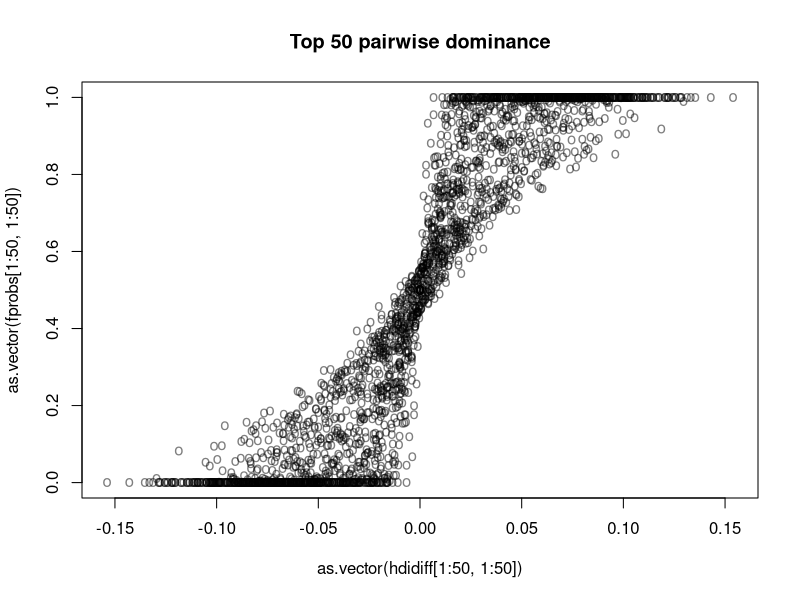
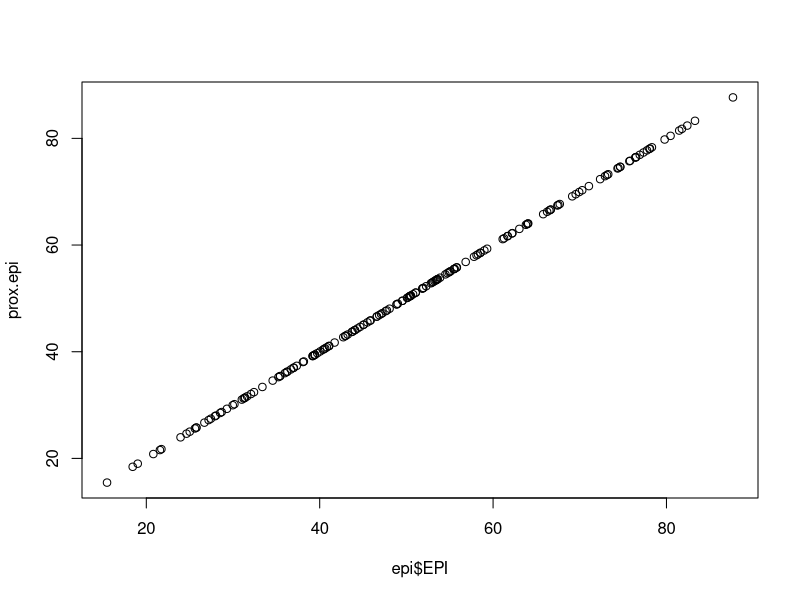
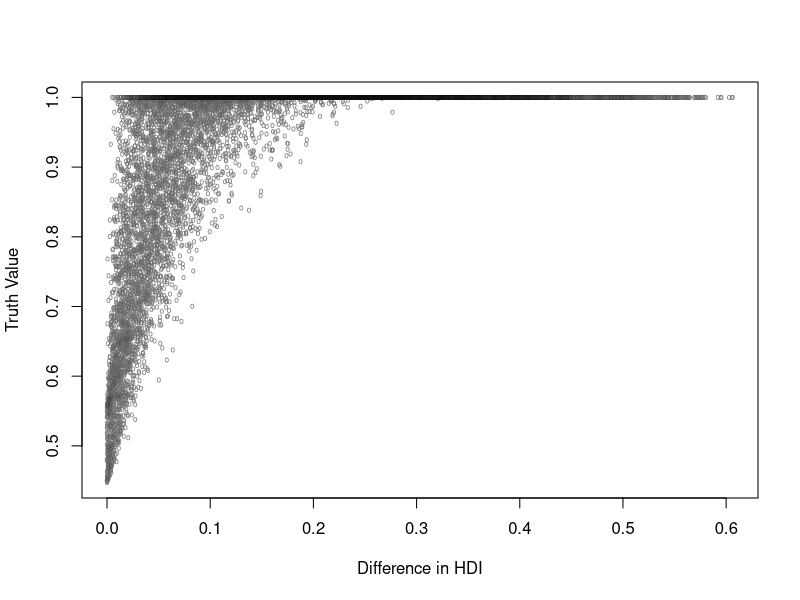

Write the R code that produced these figures, in order.
# Charles Zheng
# Code for calculating simplex probabilities

empprob <- function(a,b,res0=10000) {
  m1 <- length(a)
  m2 <- length(b)
  mat1 <- matrix(rexp(m1*res0),res0,m1)
  mat2 <- matrix(rexp(m2*res0),res0,m2)
  sums <- mat1 %*% a - mat2 %*% b
  sum(sums > 0)/res0
}

calcCs <- function(a) {
  m <- length(a)
  ans <- numeric(m)
  for (i in 1:m) {
    ans[i] = a[i]^(m-1)/prod(a[i]-a[-i])
  }
  ans
}

centmat <- function(a,b) {
  mat <- matrix(0,length(a),length(b))
  ans <- matrix(a[row(mat)]/(a[row(mat)] + b[col(mat)]),length(a),length(b))
  ans[a[row(mat)]==0] = 0
  return (ans)
}

theprob <- function(a,b) {
  calcCs(a) %*% centmat(a,b) %*% calcCs(b)
}

calcCs2 <- function(a){
    if (length(unique(a)) == length(a)) {
        return (calcCs(a))
    } else {
        o <- order(a)
        a2 <- a[order(a)]
        ua <- unique(sort(a))
        k <-  length(ua)
        for (jj in 1:k) {
            inds <- which(a2==ua[jj])
            m <- length(inds)
            delta <- 1e-3 * ua[k]
            if (jj > 1) delta <- min(c(delta, 1e-3 * (ua[jj] - ua[jj-1])))
            if (jj < k) delta <- min(c(delta, 1e-3 * (ua[jj+1] - ua[jj])))
            a2[inds] <- a2[inds] + delta * ((1:m)/(m+1) - .5)
        }
        a3 <- numeric()
        a3[o] <- a2
        return (calcCs(a3))
    }
}

# theoretical probabilty in case some values a[i] = a[j]
theprob2 <-  function(a,b) {
    calcCs2(a) %*% centmat(a,b) %*% calcCs2(b)
}

domprob <- function(v1,v2) {
    v <- v1 - v2
    if (sum(v != 0) == 0) return(0.5)
    if (sum(v > 0) == 0) return(0)
    if (sum(v < 0) == 0) return(1)
    a <- v[v > 0]
    b <- -v[v < 0]
    return (theprob2(a,b))
}

# In this example I compute the probability that 1*X1+2*X2+3*X3-4*X4-5*X5-6*X6

a <- c(1,2,3)
b <- c(4,5,6)
empprob(a,b) # empirical probability from 10000 samples
theprob(a,b) # theoretical probability

# Calculation of HDI indices

hdi <- read.csv("HDI_formatted.csv",stringsAsFactors = FALSE)
names(hdi)
health_index <- (hdi$life_expectancy - 20)/65
health_index[health_index > 1] <- 1
mean_schooling_index <- (hdi$mean_schooling)/15
mean_schooling_index[mean_schooling_index > 1] <- 1
expected_schooling_index <- (hdi$expected_schooling)/18
expected_schooling_index[expected_schooling_index > 1] <- 1
education_index <- (mean_schooling_index + expected_schooling_index)/2
income_index <- (log(hdi$gni_per_capita) - log(100))/(log(75000)-log(100))
income_index[income_index > 1] <- 1
hdi_calc <-(health_index * education_index * income_index)^(1/3)
hdi_aug <- data.frame(hdi, health_index, education_index, income_index, hdi_calc)
head(hdi_calc)
#plot(hdi_calc, hdi$hdi2014)
bad_inds <- which(abs(hdi_calc - hdi$hdi2014) > 1e-3)
ncountries <- dim(hdi_aug)[1]
rawmat <- cbind(log(health_index), log(education_index), log(income_index))

                                        # compute all pairwise fuzzy probs
nset <- ncountries
fprobs <- matrix(0, nset, nset)
hdidiff <- matrix(0, nset, nset)
for (ii in 1:nset) {
    for (jj in 1:nset) {
        v1 <- rawmat[ii, ]
        v2 <- rawmat[jj, ]
        fprobs[ii,jj] = domprob(v1,v2)
        hdidiff[ii,jj] = hdi$hdi2014[ii] - hdi$hdi2014[jj]
    }
}
names(hdi)
cnames <- paste(hdi$rank, hdi$country, sep=". ")
rownames(fprobs) <- cnames[1:nset]
colnames(fprobs) <- cnames[1:nset]
#write.csv(fprobs, "top10__hdi.csv")

pdf("HDI_plot.pdf")
xx <- as.vector(hdidiff)
yy <- as.vector(fprobs)
filt <- xx > 0
xx <- xx[filt]
yy <- yy[filt]
plot(xx,yy,pch="o",
     col=rgb(0.5,0.5,0.5),cex=.5,xlab="Difference in HDI", ylab="Truth Value")
points(xx,yy,pch="o",col=rgb(0,0,0,0.05),cex=.5)
dev.off()

plot(as.vector(hdidiff[1:50,1:50]),as.vector(fprobs[1:50,1:50]),pch="o",main="Top 50 pairwise dominance",col=rgb(0,0,0,0.5))

list.files()
epi <- read.csv("2014_epi_framework_indicator_scores_friendly.csv",sep=",")
options(width=160)
head(epi)

newnames <- c('Rank','Country','EPI','Ten.Yr.Change','Environmental.Health','Ecosystem.Vitality','EH.Health.Impacts','EH.Air.Quality','EH.Water.Sanitation','EV.Water.Resources','EV.Agriculture','EV.Forests','EV.Fisheries','EV.Biodiversity.Habitat','EV.Climate.Energy','Child.Mortality','Household.Air.Quality','Air.Exposure.PM2.5','Air.PM2.5.Exceedance','Access.to.Sanitation','Access.to.Drinking.Water','Wastewater.Treatment','Agricultural.Subsidies','Pesticide.Regulation','Change.Forest.Cover','Fish.Stocks','Fishing.Pressure','TPA.National.Biome','TPA.Global.Biome','Marine.Protected.Areas','Critical.Habitat.Protection','Trend.Carbon','Change.Trend.Carbon','Trend.CO2.Emissions','Access.to.Electricity')
cbind(names(epi),newnames)
oldnames <- names(epi)
names(epi) <- newnames

head(epi)

names(epi)

prox.epi <- (epi$Environmental.Health * .4 + epi$Ecosystem.Vitality * .6)
plot(epi$EPI, prox.epi)
prox.eh <- (epi$EH.Health.Impacts + epi$EH.Air.Quality + epi$EH.Water.Sanitation)/3
#cbind(epi$Environmental.Health, prox.eh)
nepi <- epi; nepi[is.na(epi)] <- 0
prox.ev <- .25 * epi$EV.Water.Resources + 0.05 * epi$EV.Agriculture + .1 * epi$EV.Forests + .1 * epi$EV.Fisheries + .25 * epi$EV.Biodiversity.Habitat + .25*epi$EV.Climate.Energy
wtot <- 1-(.25 * is.na(epi$EV.Water.Resources) + 0.05 * is.na(epi$EV.Agriculture) + .1 * is.na(epi$EV.Forests) + .1 * is.na(epi$EV.Fisheries) + .25 * is.na(epi$EV.Biodiversity.Habitat) + .25*is.na(epi$EV.Climate.Energy))
prox.ev <- (.25 * nepi$EV.Water.Resources + 0.05 * nepi$EV.Agriculture + .1 * nepi$EV.Forests + .1 * nepi$EV.Fisheries + .25 * nepi$EV.Biodiversity.Habitat + .25*nepi$EV.Climate.Energy)/wtot


# weight-adjusted epi components

wadj <- cbind(.1333*epi$EH.Health.Impacts, .1333*epi$EH.Air.Quality, .1333*epi$EH.Water.Sanitation,
    .15*nepi$EV.Water.Resources/wtot, .03 * nepi$EV.Agriculture/wtot, .06 * nepi$EV.Forests / wtot, .06 * nepi$EV.Fisheries / wtot,
    .15 * nepi$EV.Biodiversity.Habitat / wtot, .15 * nepi$EV.Climate.Energy / wtot)
prox.epi <- apply(wadj,1,sum)
cbind(epi$EPI, prox.epi)


                                        # compute all pairwise EPI
nset <- 10
fprobs <- matrix(0, nset, nset)
epidiff <- matrix(0, nset, nset)
for (ii in 1:nset) {
    for (jj in 1:nset) {
        v1 <- wadj[ii, ]
        v2 <- wadj[jj, ]
        fprobs[ii,jj] = domprob(v1,v2)
        epidiff[ii,jj] = epi$EPI[ii] - epi$EPI[jj]
    }
}
cnames <- paste(epi$Rank, epi$Country, sep=". ")
rownames(fprobs) <- cnames[1:nset]
colnames(fprobs) <- cnames[1:nset]
write.csv(fprobs, "top10_epi.csv")
